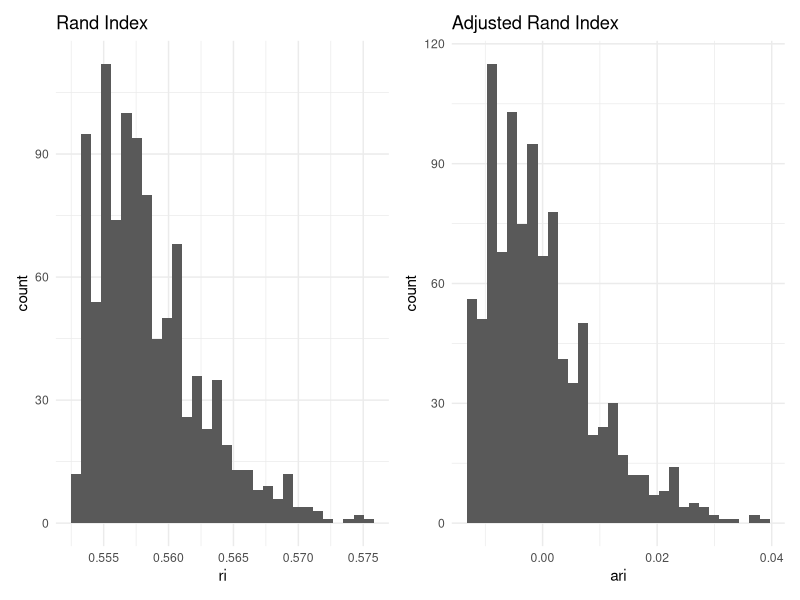

R code for this plot: (Note: a time limit stopped this script after it produced the figure.)
## ---- chunk 1
library(tidyverse)
knitr::opts_chunk$set(echo = TRUE)
## ---- chunk 2
rand_index <- function(group1, group2){
  x <- abs(sapply(group1, \(x) x - group1))
  x[x > 1] <- 1
  y <- abs(sapply(group2, \(x) x - group2))
  y[y > 1] <- 1
  i <- x[upper.tri(x)] == y[upper.tri(y)]
  a <- sum(x[upper.tri(x)][i] == 0)
  b <- sum(x[upper.tri(x)][i] == 1)
  bc <- choose(length(group1), 2)
  ri <- (a + b) / bc
  list(a = a, b = b, denom = bc, index = ri)
}
## ---- chunk 3
set.seed(1984)
true_label <- as.numeric(iris$Species)
my_kmeans <- kmeans(x = iris[,-5], centers = 3)
 
rand_index(true_label, my_kmeans$cluster)
## ---- chunk 4
adjusted_rand_index <- function(x, y){
  my_table <- table(x, y)
  my_choose <- \(x) choose(x, 2)
  n_ij <- sum(sapply(my_table, my_choose))
  a_i <- sum(sapply(rowSums(my_table), my_choose))
  b_j <- sum(sapply(colSums(my_table), my_choose))
  c <- my_choose(length(x))
  e <- a_i*b_j/c
  ari <- (n_ij - e) / (1/2*(a_i+b_j) - e)
  list(n_ij = n_ij, a_i = a_i, b_j = b_j, c = c, e = e, index = ari)
}
## ---- chunk 5
adjusted_rand_index(true_label, my_kmeans$cluster)
## ---- chunk 6
set.seed(1984)
my_random <- sample(x = true_label, size = length(true_label))
 
rand_index(true_label, my_random)
adjusted_rand_index(true_label, my_random)$index
## ---- chunk 7
n <- 1000

random_clusters <- purrr::map(1:n, \(x){
  set.seed(x)
  sample(true_label, length(true_label))
})

my_ri <- purrr::map_dbl(random_clusters, \(x) rand_index(true_label, x)$index)
my_ari <- purrr::map_dbl(random_clusters, \(x) adjusted_rand_index(true_label, x)$index)
 
library(ggplot2)
library(patchwork)

df <- data.frame(ri = my_ri, ari = my_ari)
theme_set(theme_minimal())
ri_plot <- ggplot(df, aes(ri)) + geom_histogram(bins = 30) + ggtitle("Rand Index")
ari_plot <- ggplot(df, aes(ari)) + geom_histogram(bins = 30) + ggtitle("Adjusted Rand Index")
ri_plot + ari_plot
## ---- chunk 8
n <- 1000

random_clusters_1 <- purrr::map(1:n, \(x){
  set.seed(x)
  sample(1:10, 1000, replace = TRUE)
})

random_clusters_2 <- purrr::map(1:n, \(x){
  set.seed(10000 + x)
  sample(1:10, 1000, replace = TRUE)
})

my_ri <- purrr::map2_dbl(random_clusters_1, random_clusters_2, \(x, y) rand_index(x, y)$index)
my_ari <- purrr::map2_dbl(random_clusters_1, random_clusters_2, \(x, y) adjusted_rand_index(x, y)$index)

df <- data.frame(ri = my_ri, ari = my_ari)
ri_plot <- ggplot(df, aes(ri)) + geom_histogram(bins = 30) + ggtitle("Rand Index")
ari_plot <- ggplot(df, aes(ari)) + geom_histogram(bins = 30) + ggtitle("Adjusted Rand Index")
ri_plot + ari_plot
## ---- chunk 9
set.seed(1)
x <- sample(1:10, 1000, replace = TRUE)
set.seed(2)
y <- sample(1:10, 1000, replace = TRUE)
 
rand_index(x, y)
## ---- chunk 10
adjusted_rand_index(x, y)
## ---- chunk 11
table(x, y)
